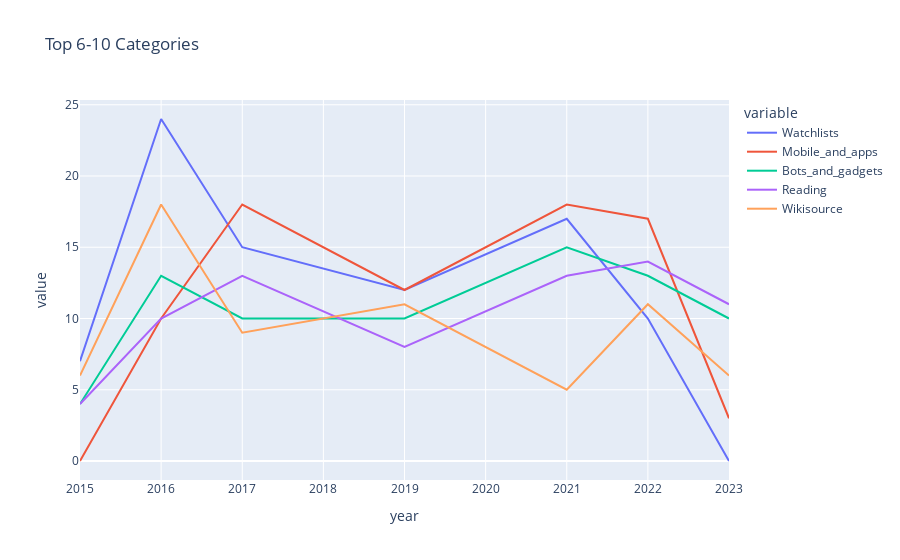

The code cell stored with this chart in its notebook:
### Code cell
fig = px.line(
    top10_categories_by_year, 
    x='year', 
    y=['Watchlists', 'Mobile_and_apps', 'Bots_and_gadgets', 'Reading', 'Wikisource'], 
    width=iplot_width, 
    title='Top 6-10 Categories')

iplot(fig, config=iplot_config)

### Figure 1 — Plotly figure (JSON) as saved in the notebook; plotly's stock layout.template omitted (floating-point values rounded to 4 significant figures)
{"data": [{"hovertemplate": "variable=Watchlists<br>year=%{x}<br>value=%{y}<extra></extra>", "legendgroup": "Watchlists", "line": {"color": "#636efa", "dash": "solid"}, "marker": {"symbol": "circle"}, "mode": "lines", "name": "Watchlists", "orientation": "v", "showlegend": true, "type": "scatter", "x": [2015, 2016, 2017, 2019, 2021, 2022, 2023], "xaxis": "x", "y": [7, 24, 15, 12, 17, 10, 0], "yaxis": "y"}, {"hovertemplate": "variable=Mobile_and_apps<br>year=%{x}<br>value=%{y}<extra></extra>", "legendgroup": "Mobile_and_apps", "line": {"color": "#EF553B", "dash": "solid"}, "marker": {"symbol": "circle"}, "mode": "lines", "name": "Mobile_and_apps", "orientation": "v", "showlegend": true, "type": "scatter", "x": [2015, 2016, 2017, 2019, 2021, 2022, 2023], "xaxis": "x", "y": [0, 10, 18, 12, 18, 17, 3], "yaxis": "y"}, {"hovertemplate": "variable=Bots_and_gadgets<br>year=%{x}<br>value=%{y}<extra></extra>", "legendgroup": "Bots_and_gadgets", "line": {"color": "#00cc96", "dash": "solid"}, "marker": {"symbol": "circle"}, "mode": "lines", "name": "Bots_and_gadgets", "orientation": "v", "showlegend": true, "type": "scatter", "x": [2015, 2016, 2017, 2019, 2021, 2022, 2023], "xaxis": "x", "y": [4, 13, 10, 10, 15, 13, 10], "yaxis": "y"}, {"hovertemplate": "variable=Reading<br>year=%{x}<br>value=%{y}<extra></extra>", "legendgroup": "Reading", "line": {"color": "#ab63fa", "dash": "solid"}, "marker": {"symbol": "circle"}, "mode": "lines", "name": "Reading", "orientation": "v", "showlegend": true, "type": "scatter", "x": [2015, 2016, 2017, 2019, 2021, 2022, 2023], "xaxis": "x", "y": [4, 10, 13, 8, 13, 14, 11], "yaxis": "y"}, {"hovertemplate": "variable=Wikisource<br>year=%{x}<br>value=%{y}<extra></extra>", "legendgroup": "Wikisource", "line": {"color": "#FFA15A", "dash": "solid"}, "marker": {"symbol": "circle"}, "mode": "lines", "name": "Wikisource", "orientation": "v", "showlegend": true, "type": "scatter", "x": [2015, 2016, 2017, 2019, 2021, 2022, 2023], "xaxis": "x", "y": [6, 18, 9, 11, 5, 11, 6], "yaxis": "y"}], "layout": {"autosize": true, "legend": {"title": {"text": "variable"}, "tracegroupgap": 0}, "title": {"text": "Top 6-10 Categories"}, "xaxis": {"anchor": "y", "autorange": true, "domain": [0, 1], "range": [2015, 2023], "title": {"text": "year"}, "type": "linear"}, "yaxis": {"anchor": "x", "autorange": true, "domain": [0, 1], "range": [-1.333, 25.33], "title": {"text": "value"}, "type": "linear"}}}
